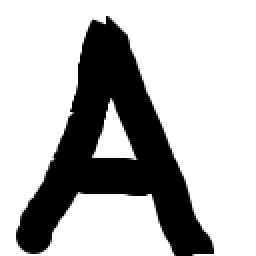
#> input picture A-Z/A10 - Copy.png, 128 x 128 px (shown 2 times larger); its folder holds 4 pictures in this run
$ python main.py
#> lines starting #> are read from the running program, lines starting #| are printed output that depends on the picture
import warnings
import os
import numpy as np
import pandas as pd

from matplotlib import pyplot as plt

from sklearn.neural_network import MLPClassifier
from sklearn.neighbors import KNeighborsClassifier
from sklearn.svm import SVC
from sklearn.tree import DecisionTreeClassifier
from sklearn.model_selection import train_test_split
from sklearn.ensemble import AdaBoostClassifier, GradientBoostingClassifier, RandomForestClassifier
from sklearn.metrics import confusion_matrix, classification_report, accuracy_score

from skimage.io import imread
from skimage.measure import find_contours
from skimage.transform import resize

# Ignores the warning about f1_score not working when some scores are 0
# warnings.filterwarnings('ignore')


nr_of_letters = 26  # There are 26 english letters


def prepare_img(filename):  # Function to prepare images
#> called with filename = 'A-Z//A10 - Copy.png'
    img = imread(filename, as_gray=True)
#> img is the input picture: shape (128, 128) float64; min 0, max 1, mean 0.72
    contours = find_contours(img, .9)
#> contours = 2 point arrays, longest 498 points

    xmin = img.shape[1]
#> xmin = 128
    ymin = img.shape[0]
#> ymin = 128
    xmax = ymax = 0
    for contour in contours:
        x_var = contour[:, 1]
        y_var = contour[:, 0]
        xmin = min(xmin, x_var.min())
        xmax = max(xmax, x_var.max())
        ymin = min(ymin, y_var.min())
        ymax = max(ymax, y_var.max())
#> this loop made 2 passes
#> (xmin, xmax, ymin, ymax) on passes 1 to 2: (7.1, 106.9, 7.1, 127), (7.1, 106.9, 7.1, 127)

    xmin = int(xmin)
#> xmin = 7
    ymin = int(ymin)
#> ymin = 7
    xmax = int(xmax + .9)
#> xmax = 107
    ymax = int(ymax + .9)

    cropped = img[ymin:ymax, xmin:xmax]
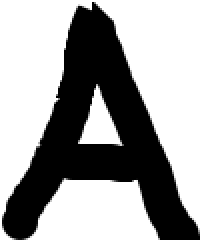
#> cropped: shape (120, 100) float64 (shown 2 times larger); min 0, max 1, mean 0.619
    resized = resize(cropped, (8, 8), mode='constant', cval=1)

    return resized


# Loop through and prepare all images
srcdir = 'A-Z/'
np.set_printoptions(precision=2)

abclist = []
for imfile in os.listdir(srcdir):
    if imfile[-4:].lower() != '.png':
        continue

    imgdata = prepare_img(srcdir + '/' + imfile)
    abcdata = np.floor(np.array(imgdata) * 100).astype(int).flatten()
#> abcdata = 64 values, max 100 at index 0, min 4 at index 11, mean 62.22

    abclist.append([*abcdata, imfile[0], imfile])
#> pass 2 of the loop `for imfile in os.listdir(srcdir):`:
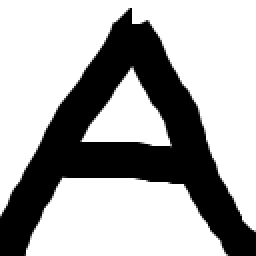
#> input picture A-Z/A2.png, 128 x 128 px (shown 2 times larger)
#> in prepare_img, img is the input picture: shape (128, 128) float64; min 0, max 1, mean 0.67
#> contours = 3 point arrays, longest 346 points
#> the loop in prepare_img (call 2), `for contour in contours:` made 3 passes
#> ymax on passes 1 to 3: 114.3, 114.3, 127
#> in prepare_img (call 2), `ymin = int(ymin)`: ymin = 3
#> in prepare_img (call 2), `cropped = img[ymin:ymax, xmin:xmax]`:
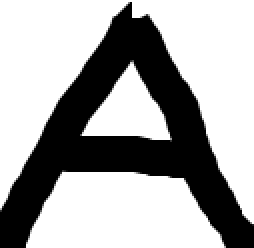
#> cropped: shape (124, 127) float64 (shown 2 times larger); min 0, max 1, mean 0.659
#> abcdata = 64 values, max 100 at index 0, min 12 at index 12, mean 66.36
#> pass 3 of the loop `for imfile in os.listdir(srcdir):`:
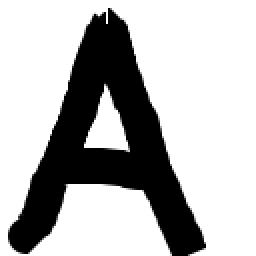
#> input picture A-Z/A7.png, 128 x 128 px (shown 2 times larger)
#> in prepare_img, img is the input picture: shape (128, 128) float64; min 0, max 1, mean 0.716
#> contours = 2 point arrays, longest 521 points
#> the loop in prepare_img (call 3), `for contour in contours:` made 2 passes
#> (xmin, xmax, ymin, ymax) on passes 1 to 2: (3.1, 102.9, 3.1, 127), (3.1, 102.9, 3.1, 127)
#> in prepare_img (call 3), `xmin = int(xmin)`: xmin = 3
#> in prepare_img (call 3), `xmax = int(xmax + .9)`: xmax = 103
#> in prepare_img (call 3), `cropped = img[ymin:ymax, xmin:xmax]`:
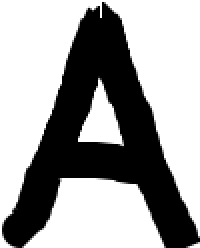
#> cropped: shape (124, 100) float64 (shown 2 times larger); min 0, max 1, mean 0.626
#> abcdata = 64 values, max 100 at index 0, min 8 at index 34, mean 62.81
#> the loop made 4 passes; the first 3 are shown

columns = [f"px{i}{j}" for i in range(8) for j in range(8)] + ['abc', 'file']
#> columns = 66 items, first 6: 'px00', 'px01', 'px02', 'px03', 'px04', 'px05'


df = pd.DataFrame(abclist, columns=columns)  # Create dataframe
X = df.iloc[:, :64]  # The first 64 columns are the pixels
y = df['abc']  # The abc column is the letter its supposed to be


# Group by letter and calculate the mean of each column
pix_mean = X.groupby(y).mean()

"""
fig, ax = plt.subplots(nr_of_letters)

# show all the letters in a plot
for i in range(nr_of_letters):
    ax[i].imshow(pix_mean.iloc[i, :].values.reshape(8, 8), cmap='gray')
    ax[i].set_title(i)
    # ax[i].set_yticks(range(8))
    # ax[i].set_xticks(range(8))
    # hide the ticks
    ax[i].set_yticklabels([])
    ax[i].set_xticklabels([])

fig, ax = plt.subplots(3, 8, figsize=(8, 3))
for i in range(3):
    for j in range(8):
        ax[i, j].imshow(
            pix_mean.iloc[i * 8 + j, :].values.reshape(8, 8), cmap='gray')
        ax[i, j].set_title(i * 8 + j)
        ax[i, j].set_yticklabels([])
        ax[i, j].set_xticklabels([])
"""

# Show all the letters in a 2x13 grid
fig, ax = plt.subplots(2, 13, figsize=(13, 2))
for i in range(2):
    for j in range(13):
        ax[i, j].imshow(
#> (the run stopped early here; a loop or call above may not have finished)
